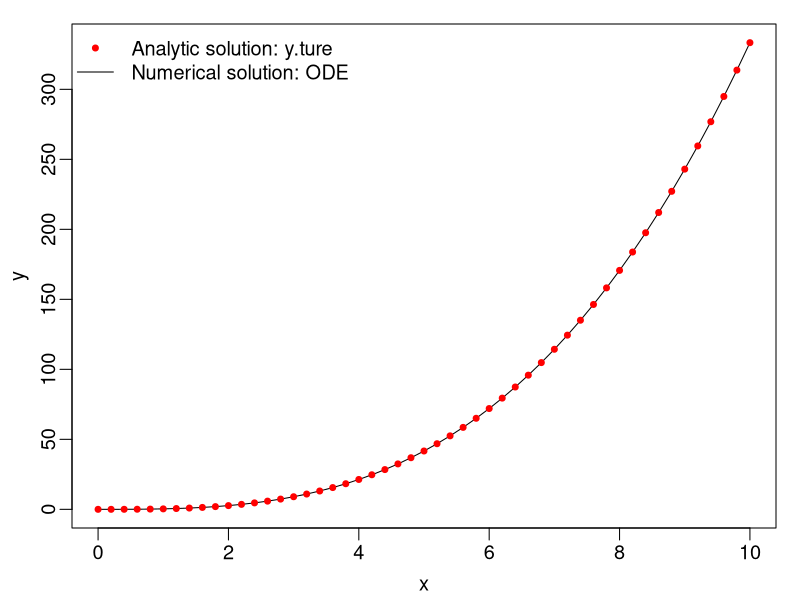
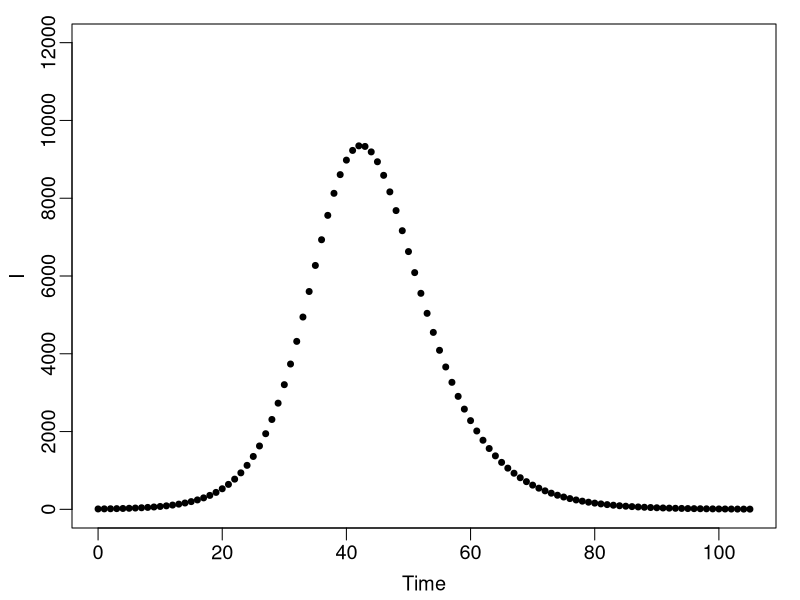
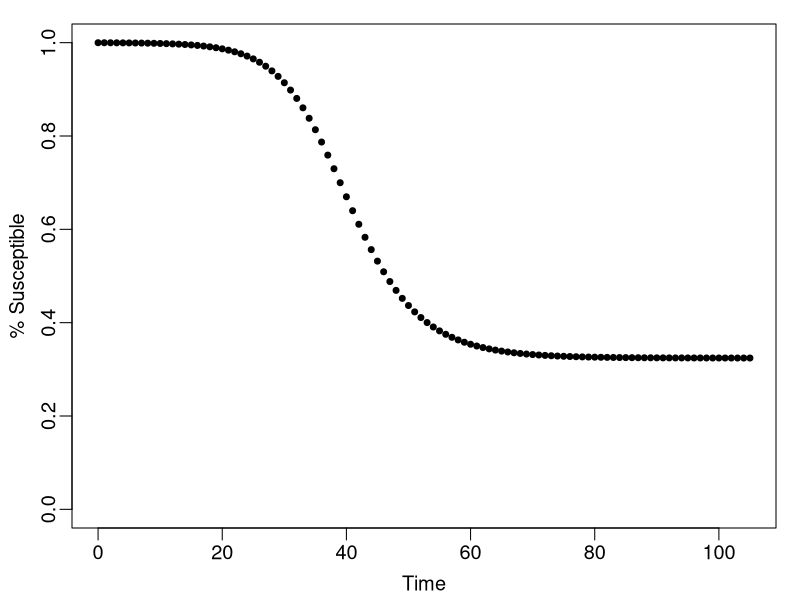
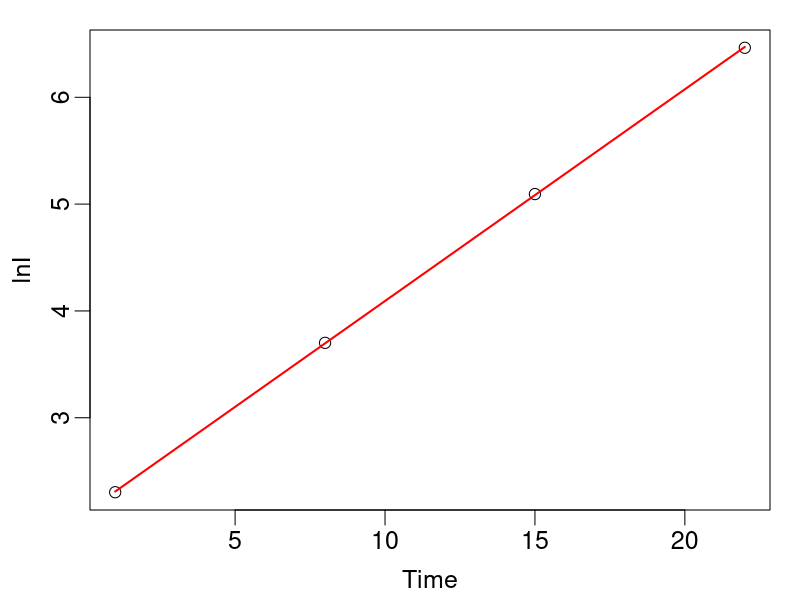

Write the R code that produced these figures, in order.
## Lab 2: SIR MODEL
## SCRIPT TO TEST THE SIR MODEL

## if you haven't had it installed yet, type in the following first:
## install.packages('deSolve')
library(deSolve)

## PRE-LAB: TRY THE ODE SOLVER
## SIMPLE ODE: dy/dx=x^2
myfunc=function(x,y,parms){
  dy=x^2
  list(dy)
}
xs=seq(0,10,by=.2)
state=c(y=0); 
out=ode(y=state,times=xs,func=myfunc,parms=NULL)

y.true=1/3*xs^3

## check if the ode is working
par(mar=c(3,3,1,1),mgp=c(1.8,.5,0),cex=1.2)
plot(out[,1],out[,2],xlab='x',ylab='y',type='l')
points(xs,y.true,col='red',pch=20)
legend('topleft',legend=c('Analytic solution: y.ture','Numerical solution: ODE'),
       col=c('red','black'),lty=c(NA,1),pch=c(20,NA),bty='n')

## try the SIR
SIR=function(t,state,parameters){
  with(as.list(c(state,parameters)),{
    # rate of change
    dS=-beta*S*I/N;
    dI=beta*S*I/N-gamma*I;
    # return the rate of change
    list(c(dS,dI))
  }) # end with(as.list...)
}

# specify initial conditions/parameters
N=1e5; # population size
I0=10; # initial No. of Infectious people
S0=N-I0;  # initial No. of Susceptible people
state=c(S=S0,I=I0);  # store the inital conditions I & S together 
parameters=c(beta=.5,gamma=.3);  # store the model parameters

times=seq(0,100,by=1);
sim=ode(y=state,times=times,func=SIR,parms=parameters);

View(sim)  # to see what's in the model output 'sim'
s=sim[,'S']/N
i=sim[,'I']/N


################################################################################
## YOU CAN USE THE FOLLOWING SECTION TO SEE THE CHANGES IN S AND I STEP BY STEP
################################################################################
## CHANGE IN NUMBER OF INFECTIOUS
numWk=15; tmstep=7; # weekly increase
wklyS=wklyI=rep(0,numWk+1);
wklyS[1]=S0; wklyI[1]=I0;
wk=1; # first week
times=seq(tmstep*(wk-1),tmstep*wk,by=1);
state=c(S=wklyS[wk],I=wklyI[wk])
sim=ode(y=state,times=times,func=SIR,parms=parameters);
wklyS[wk+1]=tail(sim[,'S'],1); # save new state
wklyI[wk+1]=tail(sim[,'I'],1);
plot(sim[,'time'],sim[,'I'],ylim=c(0,N*.12),xlim=c(0,tmstep*numWk),
     ylab='I',xlab='Time', pch=20)
for (wk in 2:numWk){
  times=seq(tmstep*(wk-1),tmstep*wk,by=1);
  state=c(S=wklyS[wk],I=wklyI[wk])
  sim=ode(y=state,times=times,func=SIR,parms=parameters);
  wklyS[wk+1]=tail(sim[,'S'],1); # save new state
  wklyI[wk+1]=tail(sim[,'I'],1);
  points(tail(sim[,'time'],tmstep),tail(sim[,'I'],tmstep),pch=20)
  readline("Press <return to continue") ## PRESS ENTER TO PROCEED
}

## CHANGE IN THE NUMBER OF SUSCEPTIBLES
wklyS=wklyI=rep(0,numWk+1);
wklyS[1]=S0; wklyI[1]=I0;
wk=1; # first week
times=seq(tmstep*(wk-1),tmstep*wk,by=1);
state=c(S=wklyS[wk],I=wklyI[wk])
sim=ode(y=state,times=times,func=SIR,parms=parameters);
wklyS[wk+1]=tail(sim[,'S'],1); # save new state
wklyI[wk+1]=tail(sim[,'I'],1);
plot(sim[,'time'],sim[,'S']/N,ylim=c(0,1),xlim=c(0,tmstep*numWk),
     ylab='% Susceptible',xlab='Time', pch=20)
for (wk in 2:numWk){
  times=seq(tmstep*(wk-1),tmstep*wk,by=1);
  state=c(S=wklyS[wk],I=wklyI[wk])
  sim=ode(y=state,times=times,func=SIR,parms=parameters);
  wklyS[wk+1]=tail(sim[,'S'],1); # save new state
  wklyI[wk+1]=tail(sim[,'I'],1);
  points(tail(sim[,'time'],tmstep),tail(sim[,'S']/N,tmstep),pch=20)
  readline("Press <return to continue") ## PRESS ENTER TO PROCEED
}


## LAB REPORT EXERCISES:
################################################################################
## Q1: What do we find R (# recovered)?
################################################################################
beta=.5; gamma=.3;
parameters=c(beta=beta,gamma=gamma)
times=seq(0,365,by=1);  # run for a year
state=c(S=S0,I=I0)
sim=ode(y=state,times=times,func=SIR,parms=parameters);
# what are S, I at each point in time?
# what is R at each point in time?

################################################################################
## Q2: TEST HOW BETA AND GAMMA (R0) AFFECT THE EPIDEMIC
################################################################################
## CHANGE THE PARAMETERS SPECIFIC IN THE LAB ASSIGNMENT
## RUN THE MODEL AND SEE THE DIFFERENCE
## REPORT YOUR FINDINGS

################################################################################
## Qs3&4: TEST EXPONENTIAL PERIOD: the first few weeks
################################################################################
N=1e5; I0=10; S0=N-I0;
state=c(S=S0,I=I0);
parameters=c(beta=.5,gamma=.3);

times=seq(0,100,by=1);
sim=ode(y=state,times=times,func=SIR,parms=parameters);
s=sim[,'S']/N
i=sim[,'I']/N

WkExp=4; # CHANGE THE NUMBER OF WEEK HERE
Iexp=sim[seq(1,length=WkExp,by=7),'I']; 
# NOTE: THE TIME STEP IN THE SIMULATION IS DAY, BUT WE ARE LOOKING AT WEEK HERE
# SO WE USE 'seq(1,length=WkExp,by=7)' TO EXTRACT THE CORRESPONDING DATE FOR EACH WEEK
lnI=log(Iexp); # TAKE THE LOG
tt=seq(1,length=WkExp,by=7)
fit=lm(lnI~tt) # LINEAR REGRESSION
slope=fit$coeff[2] ## extract the slope for the linear regression

par(mfrow=c(1,1),cex=1.5)
plot(tt,lnI,xlab='Time')
lines(tt,fit$coeff[1]+fit$coeff[2]*tt,col='red',lwd=2)

## NOW TRY HOW LONG THE EXPONENTIAL PERIOD CAN LAST BY CHANING WkExp by yourself


################################################################################
## Q5: TEST EPIDEMIC BURNOUT
################################################################################
